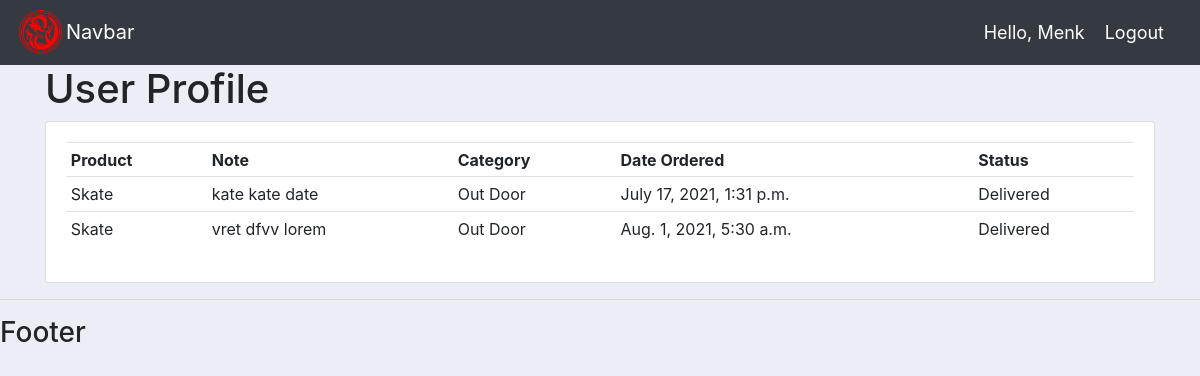
Page /user/ (signed in) on the committed database.
### accounts/models.py (models this page shows, shortened)
class Order(models.Model):
    STATUS = (
        ('Pending', 'Pending'),
        ('Out for delivery', 'Out for delivery'),
        ('Delivered', 'Delivered')
    )
    customer = models.ForeignKey(Customer, null=True, on_delete=models.SET_NULL)
    product = models.ForeignKey(Product, null=True, on_delete=models.SET_NULL)
    date_created = models.DateTimeField(auto_now_add=True, null=True)
    status = models.CharField(max_length=200, null=True, choices=STATUS)
    note = models.CharField(max_length=1000, null=True)

class Product(models.Model):
    CATEGORY = (
        ('Indoor', 'Indoor'),
        ('Out Door', 'Out Door')
    )
    name = models.CharField(max_length=200, null=True)
    price = models.FloatField(null=True)
    category = models.CharField(max_length=200, null=True, choices=CATEGORY)
    description = models.CharField(max_length=200, null=True)
    date_created = models.DateTimeField(auto_now_add=True, null=True)
    tags = models.ManyToManyField(Tag)
    def __str__(self):
        return self.name

### accounts/decoraters.py (the view)
        def wrapper_func(request, *args, **kwargs):
            group = None
            if request.user.groups.exists():
                group = request.user.groups.all()[0].name
            if group in allowed_roles:
                return view_func(request, *args, **kwargs)
            else:
                return HttpResponse('You are not authorized!')

### accounts/decoraters.py (called while the page is built)
def allowed_users(allowed_roles=[]):
    def decorator(view_func):
        def wrapper_func(request, *args, **kwargs):
            group = None
            if request.user.groups.exists():
                group = request.user.groups.all()[0].name
            if group in allowed_roles:
                return view_func(request, *args, **kwargs)
            else:
                return HttpResponse('You are not authorized!')
        return wrapper_func
    return decorator

### accounts/views.py (called while the page is built)
@login_required(login_url='login')
@allowed_users(allowed_roles=['customer'])
def userPage(request):
    orders = request.user.customer.order_set.all()
    context = {'orders': orders}
    return render(request, 'accounts/user.html', context)

### accounts/templates/accounts/user.html
{% extends 'accounts/base.html' %}
{% block content %}
    <h1>User Profile</h1>
    <div class="row">
        <div class="col-md">
            <div class="card card-body">
                <table class="table table-sm">
                    <tr>
                        <th>Product</th>
                        <th>Note</th>
                        <th>Category</th>
                        <th>Date Ordered</th>
                        <th>Status</th>
                    </tr>
                    {% for order in orders %}
                        <tr>
                            <td>{{ order.product }}</td>
                            <td>{{ order.note }}</td>
                            <td>{{ order.product.category }}</td>
                            <td>{{ order.date_created }}</td>
                            <td>{{ order.status }}</td>
                        </tr>
                    {% endfor %}
                </table>
            </div>
        </div>
    </div>
{% endblock %}

### accounts/templates/accounts/navbar.html (shortened to what this page needs)
{% load static %}
<nav class="navbar navbar-expand-lg navbar-dark bg-dark">
    <img src="{% static "images/logo.png" %}" alt="logo" style="width: 50px;">
    <a class="navbar-brand" href="{% url 'home' %}">Navbar</a>
    <span class="hello-msg">Hello, {{ request.user }}</span>
    <span><a class="hello-msg" href="{% url 'logout' %}">Logout</a></span>
</nav>

### static/css/main.css (style rules this page uses)
body { background-color: #ebeff5; }

### accounts/templates/accounts/navbar.html (style rules this page uses)
.hello-msg { font-size: 18px; color: white; margin-right: 20px; }

### rows in the picture
Order: product "Skate", note "kate kate date", product.category "Out Door", date_created "July 17, 2021, 1:31 p.m.", status "Delivered"
Order: product "Skate", note "vret dfvv lorem", product.category "Out Door", date_created "Aug. 1, 2021, 5:30 a.m.", status "Delivered"

### other values in the picture
{{ request.user }} "Menk"
